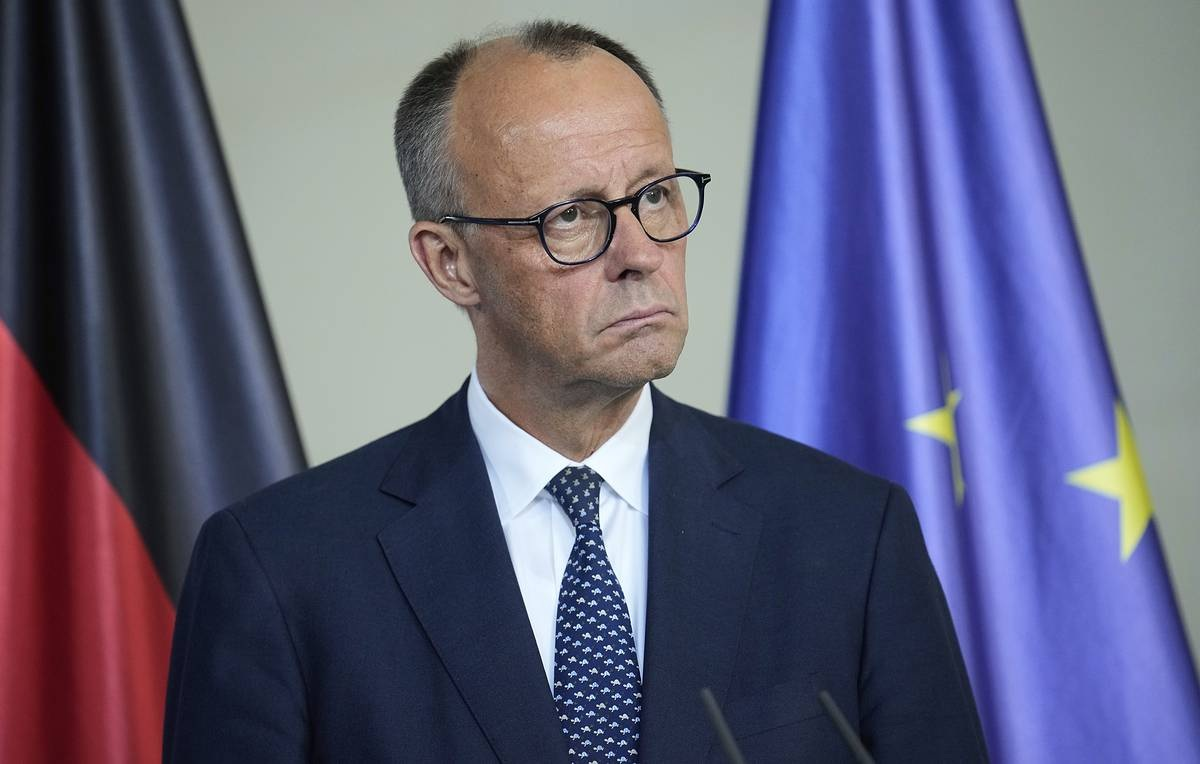
#> input picture cards_render/_merz.jpg, 1200 x 764 px
$ python -i chart_common.py   (imports and definitions only)
#> lines starting #> are read from the running program, lines starting #| are printed output that depends on the picture
"""Общие примитивы для "богатой" графики документального стиля: карточка-
глава, карточка-факт (concept card), анимированные графики (bars/slider).
Выведено 2026-10-06 на тесте про гриву льва — пользователь прямо попросил
закрепить этот визуальный язык как стандарт, не как запасной вариант на
случай отсутствия футажа, а как инструмент авторитетности для научпопа.

Единая палитра: золото (заголовки/цитаты/подписи-источники, как в
карточке-главы) + бирюза (акцент для данных/графиков — явно отличает
"сюжетную" золотую типографику от "цифровой" бирюзовой). Тёмный почти-
чёрный фон с лёгкой виньеткой и едва заметной сеткой — читается как
HUD/data-viz, не как случайный чёрный экран.

Шрифты: Playfair Display (Regular + Italic) лежат рядом, в fonts/ — грузить
через fontsdir при прожиге ASS (subtitles=...:fontsdir=.../fonts), для PIL
просто ImageFont.truetype(FONT_ITALIC/FONT_REGULAR).
"""
import os
from PIL import Image, ImageDraw, ImageFont, ImageFilter, ImageOps

W, H = 1920, 1080
FPS = 30

BG0 = (8, 10, 13)
BG1 = (18, 22, 28)
GOLD = (196, 162, 97)
TEAL = (90, 210, 210)
WHITE = (235, 232, 226)
GREY = (140, 148, 158)
INK = (20, 18, 17)  # фон карточки-главы/факта (тёплый почти-чёрный)

_FD = os.path.join(os.path.dirname(os.path.abspath(__file__)), "fonts")
FONT_ITALIC = os.path.join(_FD, "PlayfairDisplay-Italic.ttf")
FONT_REGULAR = os.path.join(_FD, "PlayfairDisplay-Regular.ttf")
_SANS_BOLD = "/usr/share/fonts/truetype/dejavu/DejaVuSans-Bold.ttf"
_SANS = "/usr/share/fonts/truetype/dejavu/DejaVuSans.ttf"


def hexcolor(h):
    h = h.lstrip("#")
    return tuple(int(h[i:i+2], 16) for i in (0, 2, 4))


# [16 lines left out: function data_canvas, not called in this run]


def photo_canvas(src_path, blur=18, brightness=0.45, saturation=0.75, darken=0.35):
    """Фон для карточки-факта: настоящее фото, размытое и затемнённое."""
#> called with src_path = '../_merz.jpg', blur = 18, brightness = 0.45, saturation = 0.75, darken = 0.35
    from PIL import ImageEnhance
    im = Image.open(src_path).convert("RGB")
#> im is the input picture: PIL image 1200x764 RGB; mean R, G, B 97.1, 96.3, 122.6
    iw, ih = im.size
#> iw = 1200; ih = 764
    scale = max(W / iw, H / ih)
#> scale = 1.6
    im = im.resize((int(iw * scale), int(ih * scale)), Image.LANCZOS)
#> im: PIL image 1920x1222 RGB
    x0 = (im.width - W) // 2
#> x0 = 0
    y0 = (im.height - H) // 2
#> y0 = 71
    im = im.crop((x0, y0, x0 + W, y0 + H))
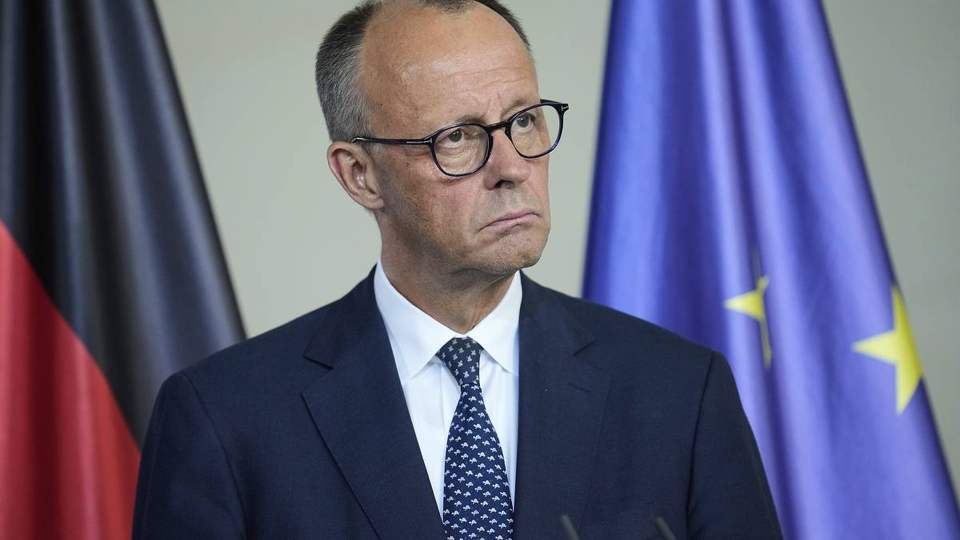
#> im: PIL image 1920x1080 RGB (shown at 1/2 size); mean R, G, B 98.3, 97.3, 123.9
    im = im.filter(ImageFilter.GaussianBlur(blur))
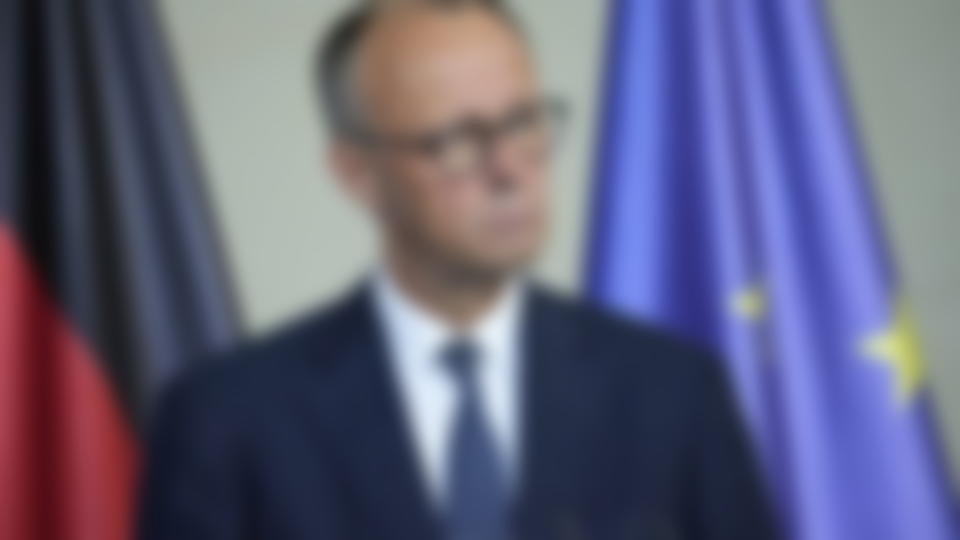
#> im: PIL image 1920x1080 RGB (shown at 1/2 size); mean R, G, B 98.4, 97.3, 124
    im = ImageEnhance.Brightness(im).enhance(brightness)
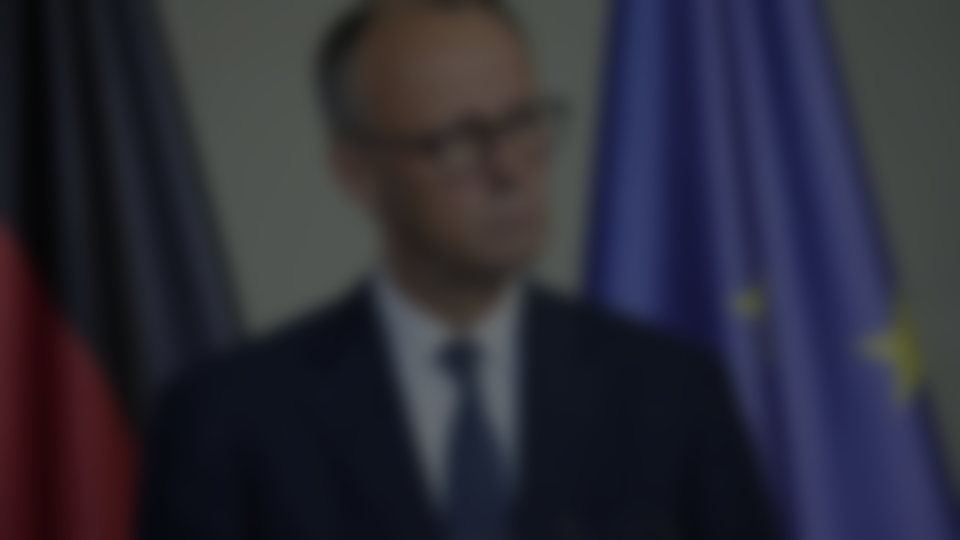
#> im: PIL image 1920x1080 RGB (shown at 1/2 size); mean R, G, B 43.8, 43.3, 55.3
    im = ImageEnhance.Color(im).enhance(saturation)
    dark = Image.new("RGB", (W, H), (10, 8, 7))
    im = Image.blend(im, dark, darken)
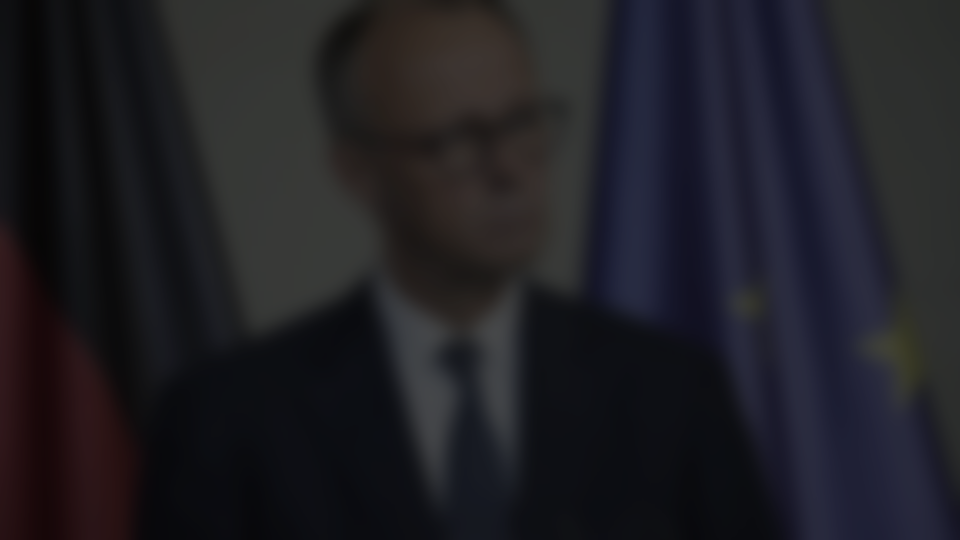
#> im: PIL image 1920x1080 RGB (shown at 1/2 size); mean R, G, B 31.4, 30.5, 36
    return im


# [46 lines left out: functions eyebrow, circle_photo, glow_rect, glow_point, not called in this run]


def ease_out_cubic(t):
    t = max(0.0, min(1.0, t))
    return 1 - (1 - t) ** 3


# [29 lines left out: functions pop_scale, render_video, not called in this run]

>>> result = photo_canvas('../_merz.jpg')

$ run again, on cards_render/_peskov.jpg
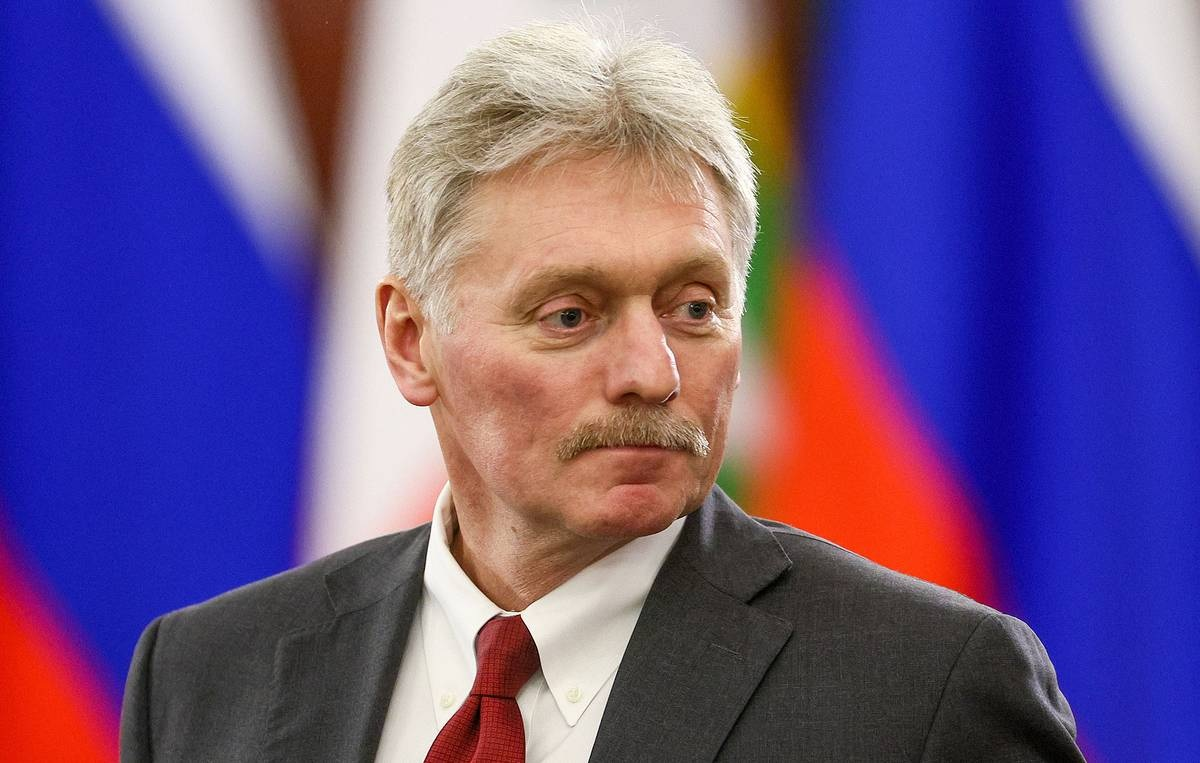
#> input picture cards_render/_peskov.jpg, 1200 x 763 px
#> in photo_canvas, im is the input picture: PIL image 1200x763 RGB; mean R, G, B 107.2, 84.1, 135.7
#> in photo_canvas, `im = ImageEnhance.Brightness(im).enhance(brightness)`:
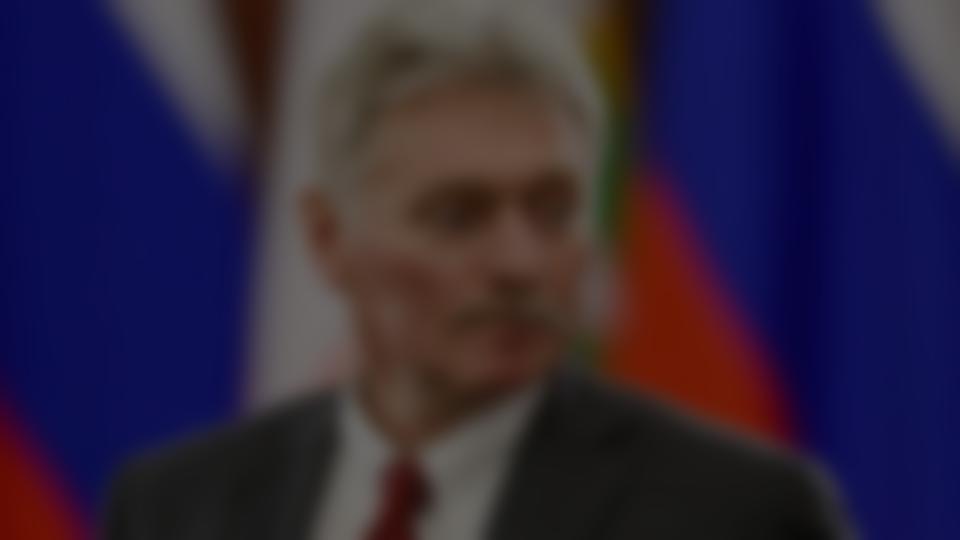
#> im: PIL image 1920x1080 RGB (shown at 1/2 size); mean R, G, B 47.2, 36.6, 61.2
#> in photo_canvas, `im = Image.blend(im, dark, darken)`:
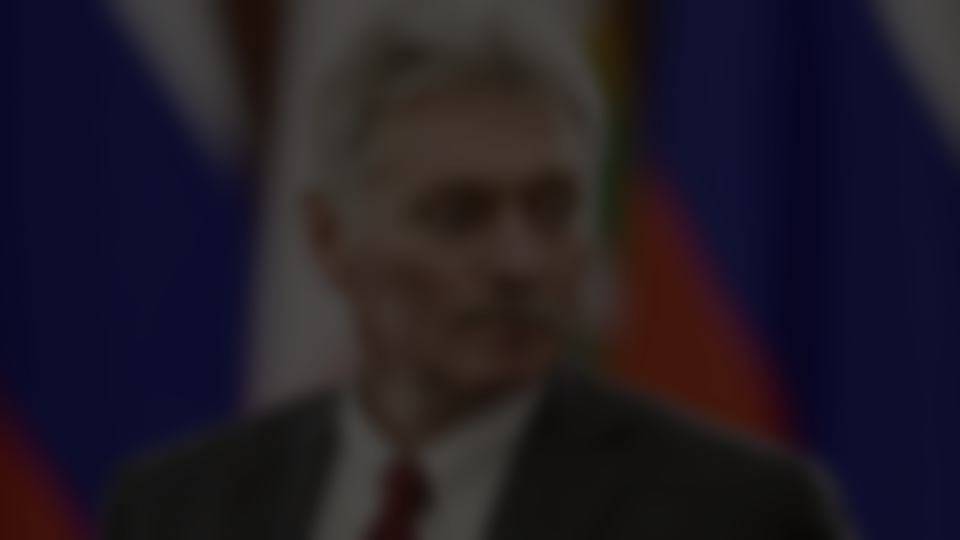
#> im: PIL image 1920x1080 RGB (shown at 1/2 size); mean R, G, B 32.7, 26.8, 38.5

$ run again, on cards_render/scene_001.jpg
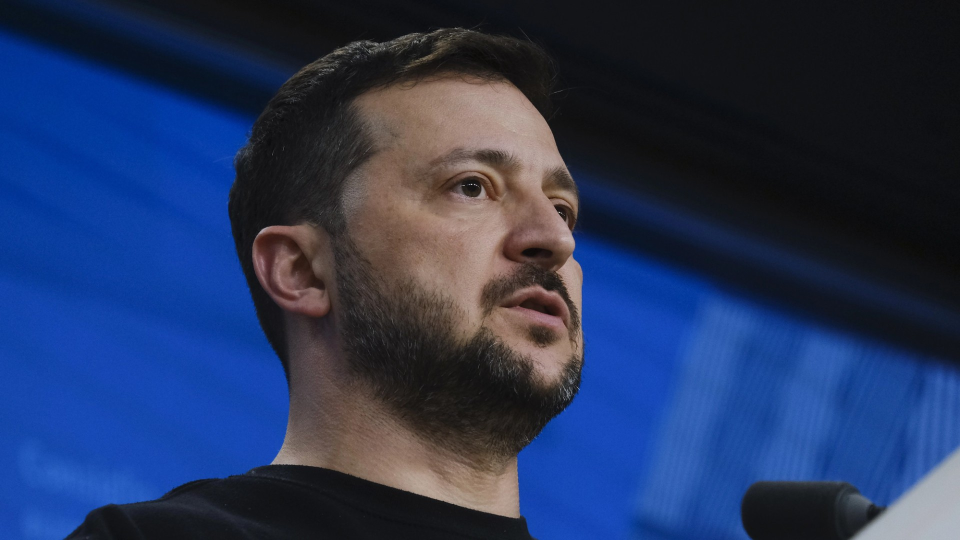
#> input picture cards_render/scene_001.jpg, 1920 x 1080 px (shown at 1/2 size)
#> in photo_canvas, im is the input picture: PIL image 1920x1080 RGB; mean R, G, B 38, 53.9, 92
#> in photo_canvas, `im = ImageEnhance.Brightness(im).enhance(brightness)`:
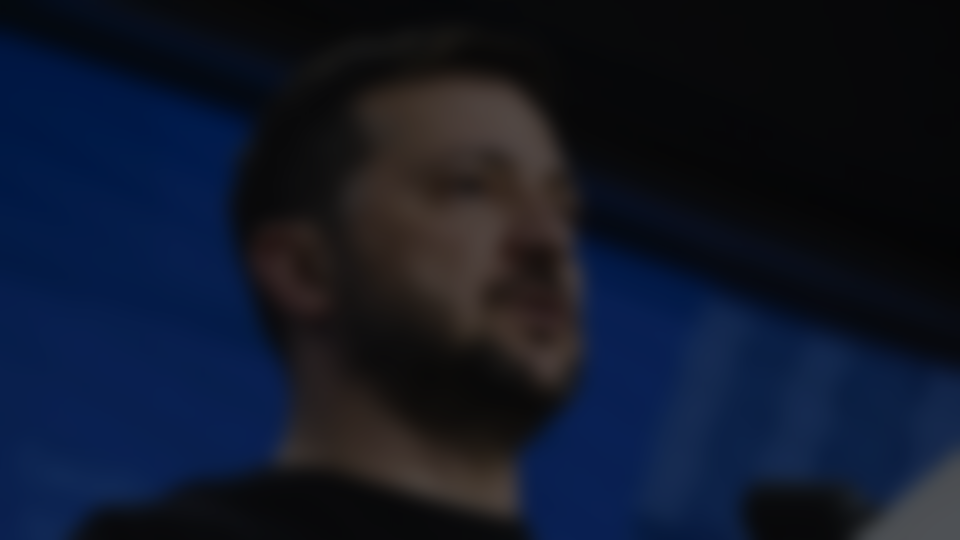
#> im: PIL image 1920x1080 RGB (shown at 1/2 size); mean R, G, B 16.6, 23.8, 40.9
#> in photo_canvas, `im = Image.blend(im, dark, darken)`:
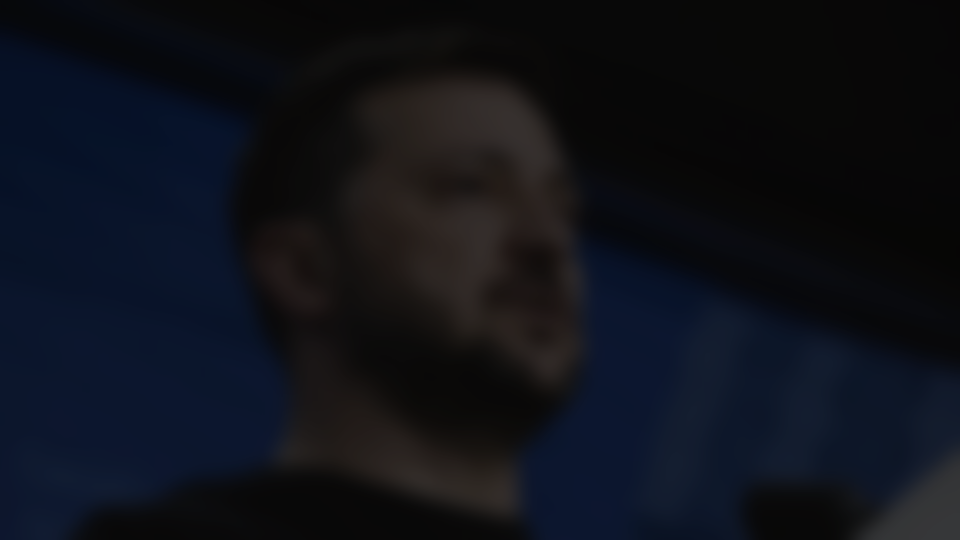
#> im: PIL image 1920x1080 RGB (shown at 1/2 size); mean R, G, B 14.8, 17.6, 25.5
